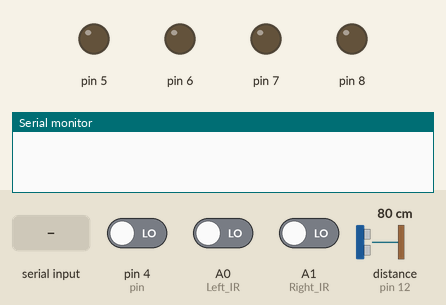
Bench run of a sketch on a simulated Arduino Uno, built with avr-gcc and run on an emulated ATmega328P. Parts: output pins drawn as LEDs (lit = HIGH), the last lines printed to the serial monitor. Dashed ring = blinking. The test bench sets the inputs (shaded band); at power-on: pin 4 (pin) LOW, A0 (Left_IR) LOW, A1 (Right_IR) LOW, distance to the obstacle (sensor on pin 12) 80 cm. The echo pulse lasts 58.3 µs per cm; pins used as bus, display or sensor lines are not drawn.

Above: at 1.2 s.
1.3 s: "C" received over Serial
At 1.6 s:
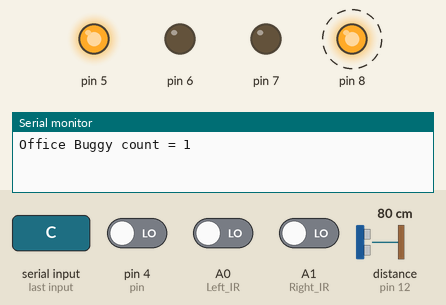
Timing chart, 0 to 4.8 s (numbered marks = the images above; inputs shaded):
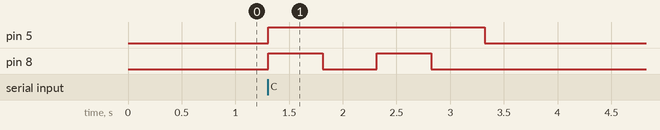

Measured:
- after the input at 1.3 s, pin 5: LOW → HIGH at once, → LOW 2.0 s later; pin 8: alternates HIGH for 0.51 s and LOW for 0.51 s, 4 changes in all, then stays LOW, starting at once

The sketch:

bronze_challenge.ino
```cpp
const int trigPin = 13;
const int echoPin = 12;
const int pin = 4;   // Gantry receiver

long duration;
int distanceCm;

long st = 0;
int count = 0;
int flag = 0;

void setup()
{
  pinMode(trigPin, OUTPUT);
  pinMode(echoPin, INPUT);

  pinMode(5, OUTPUT);
  pinMode(6, OUTPUT);
  pinMode(7, OUTPUT);
  pinMode(8, OUTPUT);

  pinMode(A0, INPUT);  // Left IR
  pinMode(A1, INPUT);  // Right IR
  pinMode(pin, INPUT); // Gantry signal

  Serial.begin(9600);
  st = millis();
}

void loop()
{
  if (Serial.read() == 'C' || flag == 1)
  {
    flag = 1;

    // -------- GANTRY DETECTION --------
    if (digitalRead(pin) > 0)
    {
      int value = pulseIn(pin, HIGH);

      if (value > 2500 && value < 3000)
      {
        Serial.print("Gantry 1 Crossed - Value : ");
        Serial.println(value);
        stopp();
        delay(1000);
      }
      else if (value > 500 && value < 1000)
      {
        Serial.print("Gantry 2 Crossed - Value : ");
        Serial.println(value);
        stopp();
        delay(1000);
      }
    }

    // -------- ULTRASONIC SENSOR --------
    digitalWrite(trigPin, LOW);
    delayMicroseconds(2);

    digitalWrite(trigPin, HIGH);
    delayMicroseconds(10);

    digitalWrite(trigPin, LOW);

    duration = pulseIn(echoPin, HIGH);
    distanceCm = (duration * 0.034) / 2;

    if (distanceCm < 15)
    {
      stopp();
      delay(2000);
      Serial.print("Stop Object Detected : ");
      Serial.println(distanceCm);
    }

    // -------- LINE FOLLOWING --------
    int r = digitalRead(A0);
    int l = digitalRead(A1);

    if (l == 1 && r == 1)
      forward();
    else if (l == 1 && r == 0)
      left();
    else if (l == 0 && r == 1)
      right();
    else
    {
      // -------- LAP COUNTING --------
      long endt = millis();
      if (endt - st > 500)
      {
        count++;
        st = millis();

        Serial.print("Office Buggy count = ");
        Serial.println(count);

        if (count == 1)
          forward();
        else if (count == 2)
          left();
        else if (count == 3)
          forward();
        else if (count == 4)
        {
          left();
          delay(200);
        }
        else if (count == 5)
        {
          stopp();
          Serial.println("Buggy parked");
          flag = 0;
        }
      }
    }
  }
}

// -------- MOTOR CONTROL FUNCTIONS --------

void stopp()
{
  digitalWrite(5, LOW);
  digitalWrite(6, LOW);
  digitalWrite(7, LOW);
  digitalWrite(8, LOW);
}

void forward()
{
  digitalWrite(5, HIGH);
  digitalWrite(8, HIGH);
  digitalWrite(6, LOW);
  digitalWrite(7, LOW);
}

void left()
{
  digitalWrite(5, HIGH);
  digitalWrite(8, LOW);
  digitalWrite(6, LOW);
  digitalWrite(7, LOW);
}

void right()
{
  digitalWrite(5, LOW);
  digitalWrite(8, HIGH);
  digitalWrite(6, LOW);
  digitalWrite(7, LOW);
}
```
